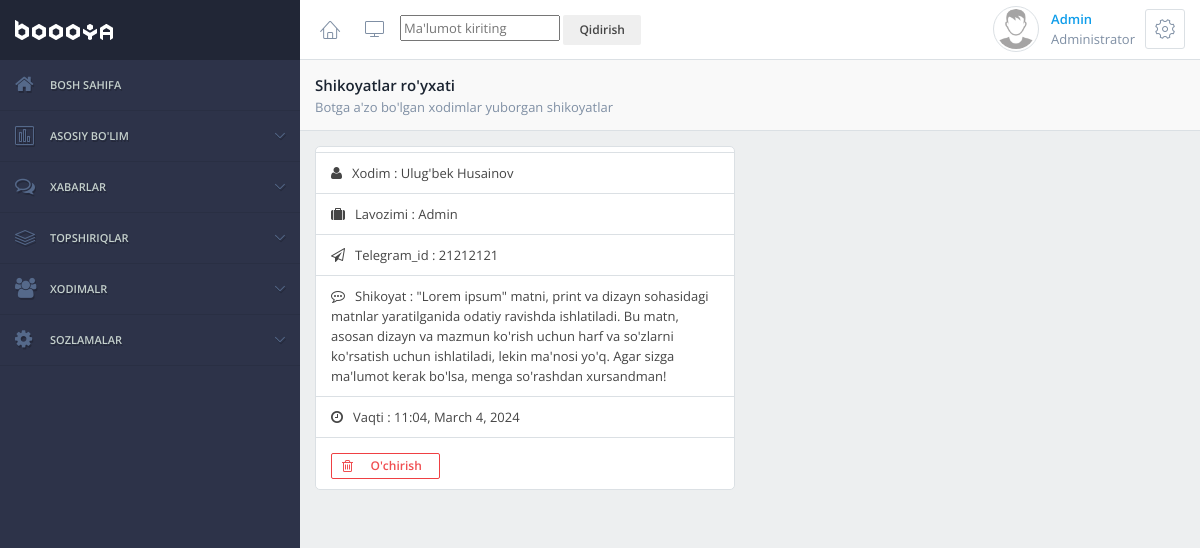
Page /complaint/ (signed in) on the committed database.
### app/models.py (models this page shows, shortened)
class Complaint(models.Model):
    desc = models.TextField(verbose_name="Enter the task !", blank=True)
    employees = models.ForeignKey(Employee, on_delete=models.CASCADE)
    add_date = models.DateTimeField(auto_now_add=True)

class Employee(models.Model):
    positions = (
        ('admin',"Admin"),
        ('manager', "Manager"),
        ('worker', "Ishchi"),
        ('student', "Shogird"),
    )
    status = models.BooleanField(default=False)
    position = models.CharField(max_length=55, default='worker', choices=positions, verbose_name='Enter the position', help_text="Choose positions")
    full_name = models.CharField(max_length=155, verbose_name='Enter the name')
    phone_number = models.CharField(max_length=13, verbose_name='Enter the phone number')
    telegram_id = models.ForeignKey(TelegramUser, on_delete=models.CASCADE, related_name='employees')
    image = models.ImageField(upload_to='images/', blank=True, validators=[
        validators.FileExtensionValidator(allowed_extensions=['ico','png','jpeg','jpg'],
            message="Enter an image in the format below('ico','png','jpeg','jpg')")
        ])
    add_date = models.DateTimeField(auto_now_add=True)

class TelegramUser(models.Model):
    full_name = models.CharField(max_length=40, null=True, blank=True)
    telegram_id =  models.CharField(max_length=10, verbose_name='Telegram_ID')
    add_date = models.DateTimeField(auto_now_add=True)
    def __str__(self):
        return self.telegram_id

### app/views.py (the view)
# urls.py: path("complaint/", ComplaintView.as_view(), name='complaint'),
class ComplaintView(LoginRequiredMixin, ListView):
    model = Complaint
    template_name = 'complaint.html'
    def get_context_data(self, **kwargs):
        context = super().get_context_data(**kwargs)
        complaint = Complaint.objects.all()
        context['complaint'] = complaint
        return context

### templates/complaint.html (shortened to what this page needs)
{% extends "wrapper.html" %}
{% load static %}
{% block content %}
                    <div class="app-heading app-heading-bordered app-heading-page">
                        <div class="title">
                            <h1>Shikoyatlar ro'yxati</h1>
                            <p>Botga a'zo bo'lgan xodimlar yuborgan shikoyatlar</p>
                        </div>
                    </div>
                    <div class="container">
                        <div class="row">
                            {% for a in complaint %}
                            <div class="col-md-6 col-xs-6">
                                <div class="block block-condensed padding-top-5">
                                    <div class="list-group">
                                        <div class="list-group-item"><span class="fa fa-user"></span> Xodim : {{ a.employees.full_name }}</div>
                                        <div class="list-group-item"><span class="fa fa-suitcase"></span> Lavozimi : {{ a.employees.get_position_display }}</div>
                                        <div class="list-group-item"><span class="fa fa-paper-plane-o"></span> Telegram_id : {{ a.employees.telegram_id }}</div>
                                        <div class="list-group-item"><span class="fa fa-commenting-o"></span> Shikoyat : {{ a.desc }}</div>
                                        <div class="list-group-item"><span class="fa fa-clock-o"></span> Vaqti : {{ a.employees.add_date|date:"H:i, F j, Y" }}</div>
                                        <div class="list-group-item">
                                            <div class="block-content padding-top-5">
                                                <div class="row">
                                                    <div class="col-md-4 ">
                                                        <a href="{% url 'main:delete_complaint' a.id %}" class="btn btn-danger btn-clean btn-block btn-xs"><span class="fa fa-trash-o"></span> O'chirish</a>
                                                    </div>
                                                </div>
                                            </div>
                                        </div>
                                    </div>
                                </div>
                            </div>
                            {% endfor %}
                        </div>
                    </div>
                </div>
            </div>
        </div>
        {% endblock %}

### templates/wrapper.html (shortened to what this page needs)
<!DOCTYPE html>
<html lang="en">
{% load static %}
    <head>
        <link rel="stylesheet" href="{% static 'css/styles.css' %}">
    </head>
    <body>
        <div class="app">
            <div class="app-container">
                <div class="app-sidebar app-navigation app-navigation-fixed scroll app-navigation-style-default app-navigation-open-hover dir-left" data-type="close-other">
                    <a href="{% url 'main:home' %}" class="app-navigation-logo">
                    </a>
                    <nav>
                        <ul>
                            <li>
                                <a href="{% url 'main:home' %}"><span class="fa fa-home"></span> Bosh sahifa </a>
                            </li>
                            <li>
                                <a href="#"><span class="icon-chart-bars"></span>Asosiy bo'lim </a>
                            </li>
                            <li>
                                <a href="#"><span class="fa fa-comments-o"></span> Xabarlar </a>
                            </li>
                            <li>
                                <a href="#"><span class="icon-layers"></span> Topshiriqlar </a>
                            </li>
                            <li>
                                <a href="#"><span class="fa fa-users"></span>Xodimalr </a>
                            </li>
                            <li>
                                <a href="#"><span class="fa fa-cog"></span> Sozlamalar </a>
                            </li>
                        </ul>
                    </nav>
                </div>
                <div class="app-content app-sidebar-left">
                    <div class="app-header">
                        <ul class="app-header-buttons">
                            <li class="hidden-mobile"><a href="{% url 'main:home' %}" class="btn btn-link btn-icon"><span class="icon-home"></span></a></li>
                            <li class="hidden-mobile"><a href="#" class="btn btn-link btn-icon" data-sidebar-minimize=".app-sidebar.dir-left"><span class="icon-screen"></span></a></li>
                        </ul>
                        <ul class="app-header-buttons pull-right">
                            <li>
                                <div class="contact contact-rounded contact-bordered contact-lg contact-ps-controls">
                                    <img src="{% static 'img/user/no-image.png' %}" alt="John Doe">
                                    <div class="contact-container">
                                        <a href="{% url 'main:home' %}">{{ user.username|title }}</a>
                                        <span>Administrator</span>
                                    </div>
                                    <div class="contact-controls">
                                        <div class="dropdown">
                                            <button type="button" class="btn btn-default btn-icon" data-toggle="dropdown"><span class="icon-cog"></span></button>
                                        </div>
                                    </div>
                                </div>
                            </li>
                        </ul>
                        <div class="px" style="margin-top: 10px;">
                            <form action="{% url 'main:search' %}" method="get">
                                <input type="text" name="q" placeholder="Ma'lumot kiriting">
                                <button type="submit" class="btn btn-secondary btn-sm">
                                    Qidirish
                                </button>
                            </form>
                        </div>
                    </div>
                    {% block content %}
{% endblock %}
</body>
</html>

### rows in the picture
Complaint: employees.full_name "Ulug'bek Husainov", employees.position "Admin", employees.telegram_id "21212121", desc "\"Lorem ipsum\" matni, print va dizayn sohasidagi matnlar yaratilganida odatiy ravishda ishlatiladi. Bu matn, asosan dizayn va mazmun ko'rish uchun harf va so'zlarni ko'rsatish uchun ishlatiladi, lekin ma'nosi yo'q. Agar sizga ma'lumot kerak bo'lsa, menga so'rashdan xursandman!", employees.add_date "11:04, March 4, 2024"

### other values in the picture
{{ user.username|title }} "Admin"
